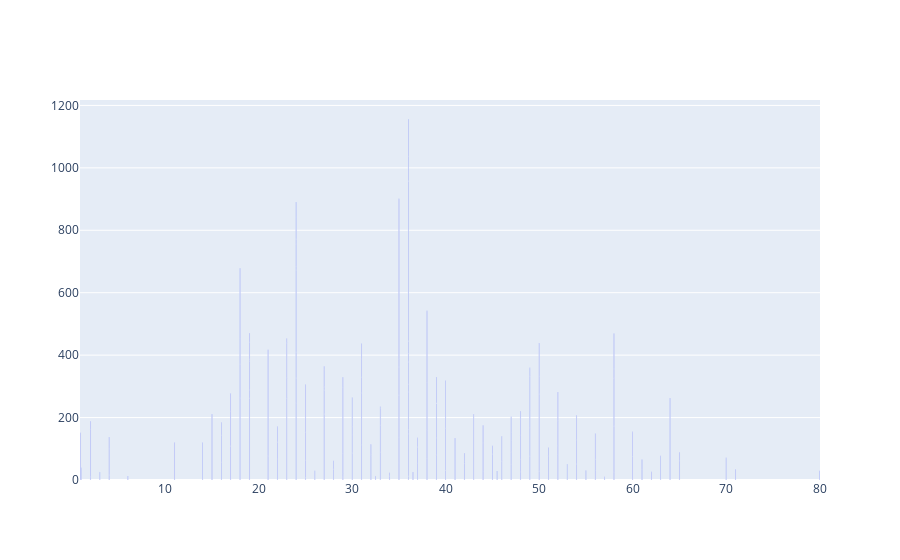

The code cell stored with this chart in its notebook:
### Code cell
fig = geo.Figure(data=geo.Bar(x=df['age'],y=df['fare']))
fig.show()

### Figure 1 — Plotly figure (JSON) as saved in the notebook; plotly's stock layout.template omitted (floating-point values rounded to 4 significant figures; data arrays with more than 128 entries replaced by an {"elided": "..."} marker saying what was removed)
{"data": [{"type": "bar", "x": {"elided": "182 float values"}, "y": {"elided": "182 float values"}}], "layout": {}}
